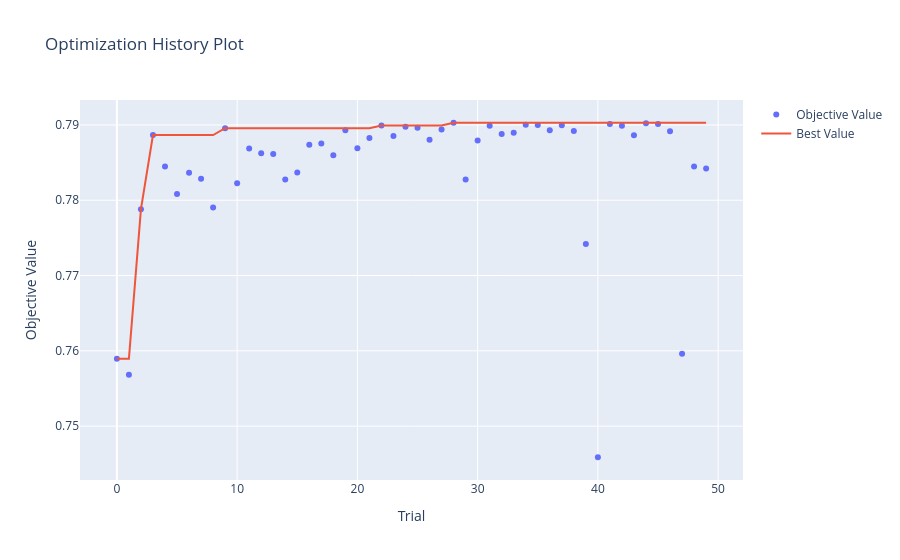
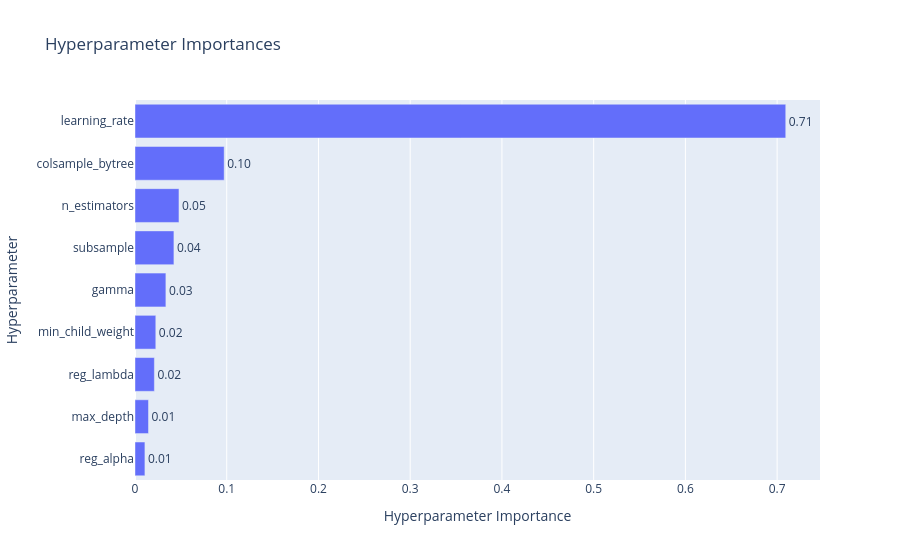
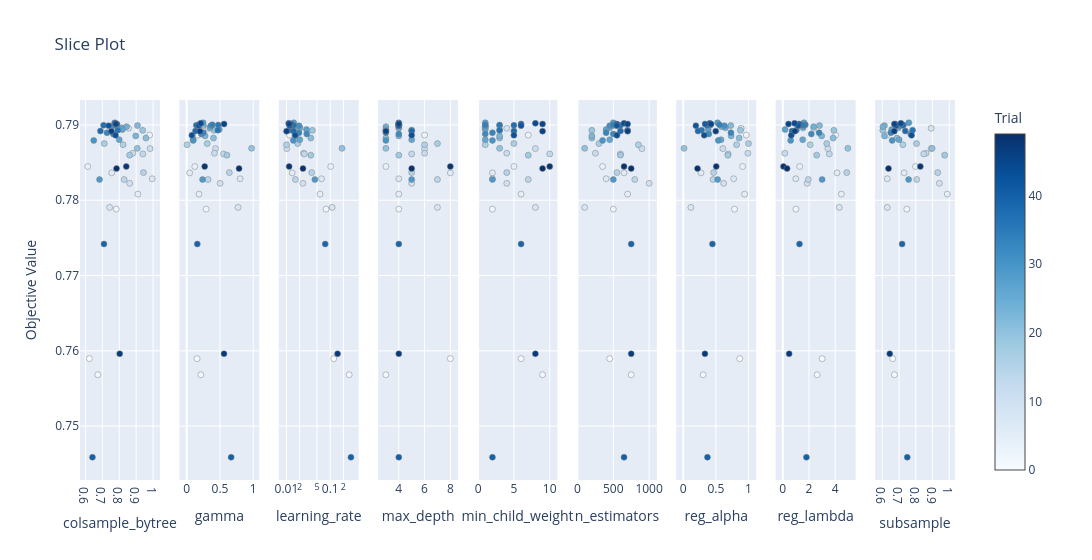

Here is the notebook cell these charts were saved with, in order:
### Markdown cell above
### Visualizações do Optuna

Optuna oferece visualizações interativas via plotly. As mais úteis:

1. **Optimization history**: como o AUC evoluiu ao longo dos trials. Mostra se a otimização ainda estava melhorando ou se já tinha convergido.
2. **Param importances**: quais hiperparâmetros mais impactam o AUC. Confirma empiricamente quais decisões de tuning movem mais a agulha.
3. **Slice plot**: distribuição de cada hiperparâmetro vs AUC. Útil para ver se há regiões claramente melhores.

### Code cell
import optuna.visualization as vis

# Como o AUC evoluiu ao longo dos trials
fig = vis.plot_optimization_history(study)
fig.show()

# Quais hiperparâmetros mais impactam o AUC
fig = vis.plot_param_importances(study)
fig.show()

# Distribuição de cada hiperparâmetro
fig = vis.plot_slice(study)
fig.show()
